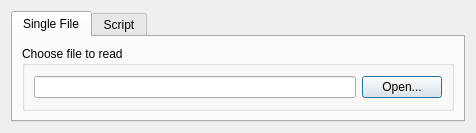
<?xml version="1.0" encoding="UTF-8"?>
<ui version="4.0">
 <class>ReadFieldDialog</class>
 <widget class="QDialog" name="ReadFieldDialog">
  <property name="geometry">
   <rect>
    <x>0</x>
    <y>0</y>
    <width>476</width>
    <height>133</height>
   </rect>
  </property>
  <property name="sizePolicy">
   <sizepolicy hsizetype="Fixed" vsizetype="Fixed">
    <horstretch>0</horstretch>
    <verstretch>0</verstretch>
   </sizepolicy>
  </property>
  <property name="minimumSize">
   <size>
    <width>476</width>
    <height>133</height>
   </size>
  </property>
  <property name="windowTitle">
   <string>Dialog</string>
  </property>
  <layout class="QVBoxLayout" name="verticalLayout">
   <item>
    <widget class="QTabWidget" name="tabWidget">
     <property name="currentIndex">
      <number>0</number>
     </property>
     <widget class="QWidget" name="tab">
      <attribute name="title">
       <string>Single File</string>
      </attribute>
      <layout class="QHBoxLayout" name="horizontalLayout_2">
       <item>
        <widget class="QGroupBox" name="groupBox">
         <property name="title">
          <string>Choose file to read</string>
         </property>
         <layout class="QHBoxLayout" name="horizontalLayout">
          <item>
           <widget class="QLineEdit" name="fileNameLineEdit_">
            <property name="minimumSize">
             <size>
              <width>0</width>
              <height>22</height>
             </size>
            </property>
            <property name="dragEnabled">
             <bool>false</bool>
            </property>
            <property name="readOnly">
             <bool>false</bool>
            </property>
           </widget>
          </item>
          <item>
           <widget class="QPushButton" name="openFileButton_">
            <property name="text">
             <string>Open...</string>
            </property>
            <property name="checkable">
             <bool>false</bool>
            </property>
           </widget>
          </item>
         </layout>
        </widget>
       </item>
      </layout>
     </widget>
     <widget class="QWidget" name="tab_2">
      <attribute name="title">
       <string>Script</string>
      </attribute>
      <layout class="QGridLayout" name="gridLayout">
       <item row="0" column="0">
        <widget class="QLabel" name="label">
         <property name="text">
          <string>Initialize filename with environment variable:</string>
         </property>
        </widget>
       </item>
       <item row="2" column="0">
        <widget class="QLineEdit" name="scriptInputLineEdit_"/>
       </item>
       <item row="2" column="1">
        <widget class="QToolButton" name="toolButton">
         <property name="text">
          <string>Clear</string>
         </property>
        </widget>
       </item>
      </layout>
     </widget>
    </widget>
   </item>
  </layout>
 </widget>
 <resources/>
 <connections>
  <connection>
   <sender>toolButton</sender>
   <signal>clicked()</signal>
   <receiver>scriptInputLineEdit_</receiver>
   <slot>clear()</slot>
   <hints>
    <hint type="sourcelabel">
     <x>434</x>
     <y>100</y>
    </hint>
    <hint type="destinationlabel">
     <x>214</x>
     <y>100</y>
    </hint>
   </hints>
  </connection>
 </connections>
</ui>
